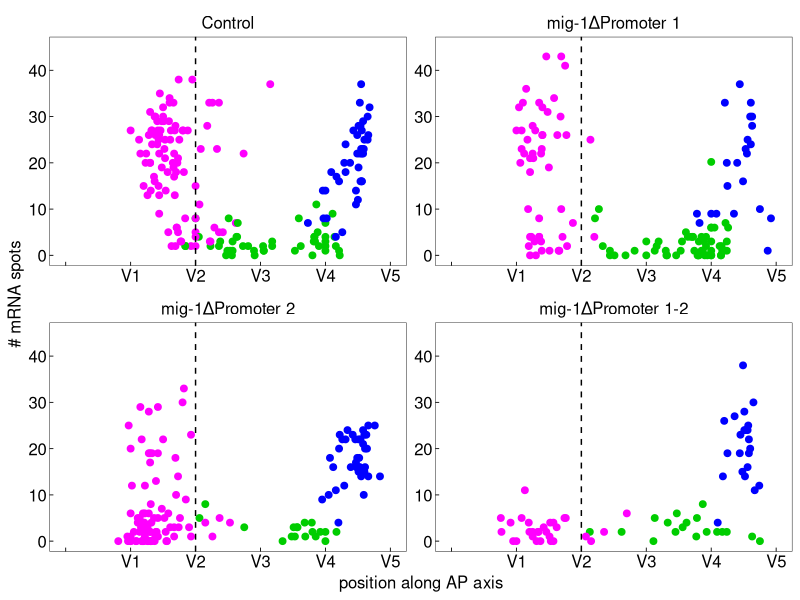

Write R code to recreate this figure.
#load necessary packages
#install_div_mutants.packages("tibble")
library(tibble)
#install_div_mutants.packages("magrittr")
library(magrittr)
#install_div_mutants.packages("ggplot2")
library(ggplot2)
#install_div_mutants.packages("readxl")
library(readxl)
#install_div_mutants.packages("dplyr")
library(dplyr)

#set ggplot figure theme
migtheme <-   theme(axis.line = element_blank(),
                    axis.text = element_text(colour = "black", size = 12),
                    strip.text = element_text(colour = "black", size = 12),
                    legend.text = element_text(colour = "black", size = 12),
                    axis.title = element_text(colour = "black", size = 12),
                    axis.ticks = element_line(colour = "black", size = 0.3),
                    axis.ticks.length = unit(-0.1, "cm"),
                    legend.title = element_text(colour = "black", size = 12),
                    panel.border = element_rect(colour = "black", fill = NA, size = 0.3),
                    panel.grid = element_blank(),
                    plot.background = element_blank(),
                    panel.background = element_blank(),
                    legend.background = element_blank(),
                    legend.key = element_rect(fill = "white", colour = "white"),
                    strip.background = element_blank(),
                    text = element_text(colour = "black", family = "sans"))

#load data
KN3133 <- read_xlsx("KN3133_smFISH.xlsx")%>%
  add_column(label = "mig-1ΔPromoter 1")

KN3134 <- read_xlsx("KN3134_smFISH.xlsx")%>%
  add_column(label = "mig-1ΔPromoter 2")

SV1009 <- read_xlsx("SV1009_smFISH.xlsx")%>%
  add_column(label = "Control")

KN3222 <- read_xlsx("KN3222_smFISH.xlsx")%>%
  add_column(label = "mig-1ΔPromoter 1-2")


promoterdels <- bind_rows(KN3133,KN3134, KN3222, SV1009)%>%
    filter(Cell %in% c("QR", "QR.p", "QR.pa"))
promoterdels$label <- factor(promoterdels$label, levels = c("Control", "mig-1ΔPromoter 1", "mig-1ΔPromoter 2", "mig-1ΔPromoter 1-2"))

#Create figure panel
fig.3C <- ggplot(promoterdels , aes(x = Position, y = smFISH.Counts, colour = Cell))+
  geom_point(size = 2)+
  scale_x_continuous(labels = c("","V1", "V2", "V3", "V4", "V5"), limits = c(-1,4))+
  scale_y_continuous(limits = c(0,45))+
  geom_vline(xintercept = 1, colour = "black", lty = 2)+
  scale_color_manual(values = c("blue","green3", "magenta"))+
  labs(x = "position along AP axis", y = "# mRNA spots",colour = "Cell")+
  facet_wrap(~label, ncol = 2, scales = "free")+
  theme(legend.position = "none")+
  migtheme
fig.3C


#Statistical testing
# mig-1 expression level in QR of:
#Δpromoter 1
t.test(filter(SV1009, Cell == "QR")$smFISH.Counts,filter(KN3133, Cell == "QR")$smFISH.Counts) #p = 0.5915
#Δpromoter 2
t.test(filter(SV1009, Cell == "QR")$smFISH.Counts,filter(KN3134, Cell == "QR")$smFISH.Counts) #p = 0.06716
#Δpromoter 1-2
t.test(filter(SV1009, Cell == "QR")$smFISH.Counts,filter(KN3222, Cell == "QR")$smFISH.Counts) #p = 0.8895

# mig-1 expression level in QR.pa of:
#Δpromoter 1
t.test(filter(SV1009, Cell == "QR.pa")$smFISH.Counts,filter(KN3133, Cell == "QR.pa")$smFISH.Counts) #p = 0.4381
#Δpromoter 2
t.test(filter(SV1009, Cell == "QR.pa")$smFISH.Counts,filter(KN3134, Cell == "QR.pa")$smFISH.Counts) #p = 2.2e-16
#Δpromoter 1-2
t.test(filter(SV1009, Cell == "QR.pa")$smFISH.Counts,filter(KN3222, Cell == "QR.pa")$smFISH.Counts) #p = 2.2e-16

